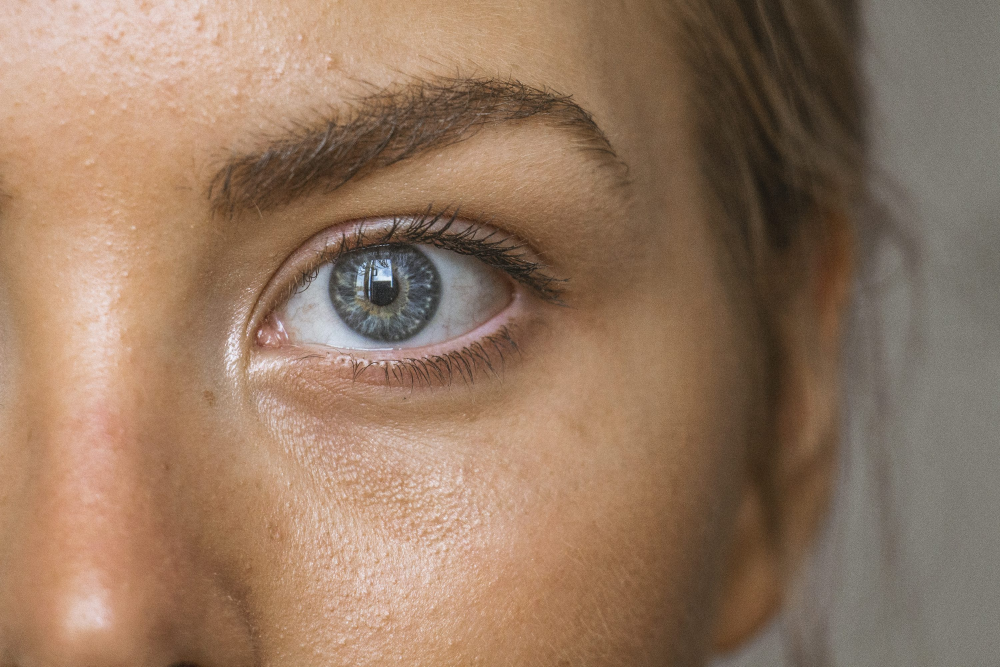
#> input picture img2.jpeg, 3000 x 2000 px (shown at 1/3 size)
$ python v0-4.py
#> lines starting #> are read from the running program, lines starting #| are printed output that depends on the picture; after the words box and inside, x2 and y2 are one past the last pixel; in counts of white or black regions, pixels touching at a corner belong together
# %%
import cv2
import numpy as np
import random
from skimage.transform import radon
import os
# from main import plot_sinogram

from numba import njit


def image_preprocessing(image_path, output_path="temp.png", max_length=1440):
#> called with image_path = 'img2.jpeg', output_path = 'temp.png', max_length = 1440
    img = cv2.imread(image_path, cv2.IMREAD_UNCHANGED)
#> img is the input picture: shape (2000, 3000, 3); mean B, G, R 98.1, 120.1, 148.6
    if img is None:
        raise FileNotFoundError(f"Cannot load '{image_path}'")
    h, w = img.shape[:2]
#> h = 2000; w = 3000
    # 1) center‐crop to square ≤ max_length
    side = min(h, w, max_length)
#> side = 1440
    top, left = (h - side) // 2, (w - side) // 2
#> top = 280; left = 780
    img = img[top : top + side, left : left + side]
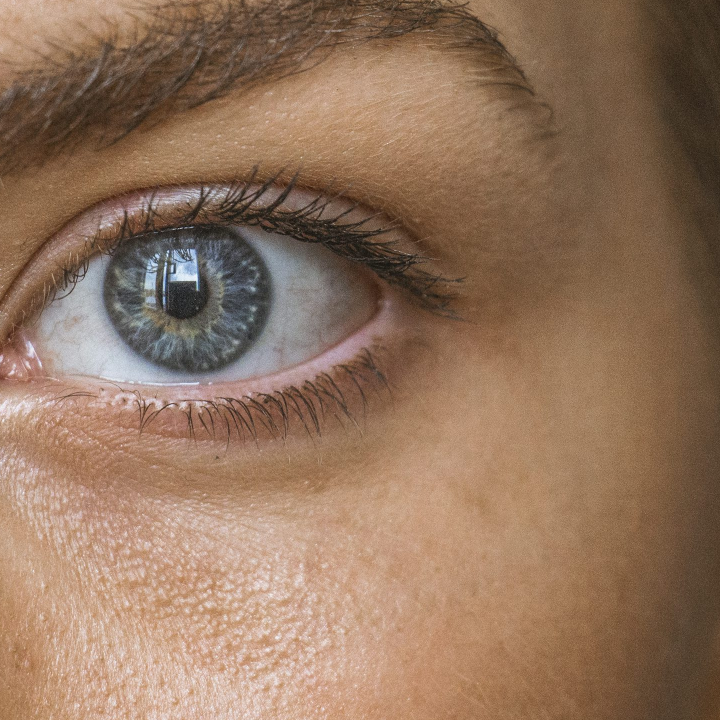
#> img: shape (1440, 1440, 3) (shown at 1/2 size); mean B, G, R 93.6, 116.2, 146.5

    # 2) if the cropped square is smaller than max_length, upscale it;
    #    if it's exactly max_length, this is a no‑op
    img = cv2.resize(img, (max_length, max_length), interpolation=cv2.INTER_AREA)

    gray = cv2.cvtColor(img, cv2.COLOR_BGR2GRAY)
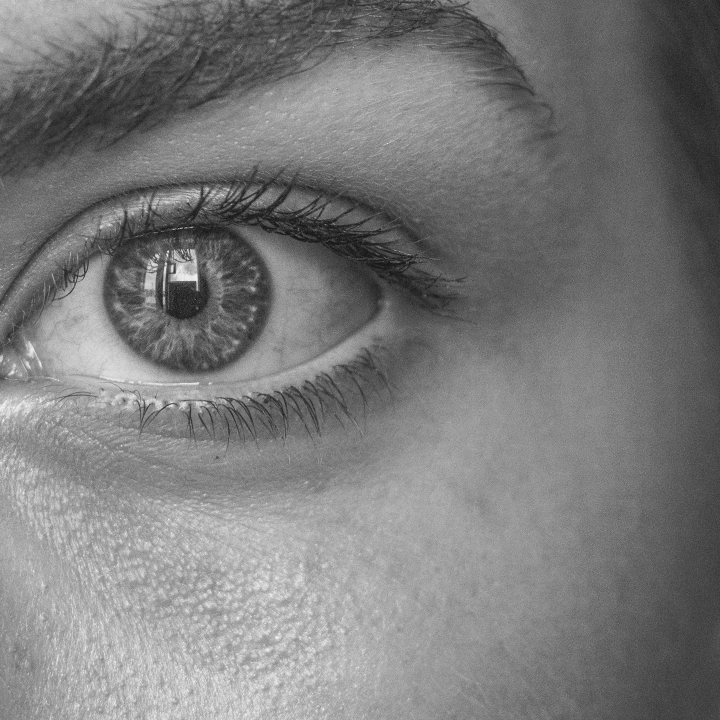
#> gray: shape (1440, 1440) (shown at 1/2 size); min 0, max 251, mean 122.7
    inv = cv2.bitwise_not(gray)
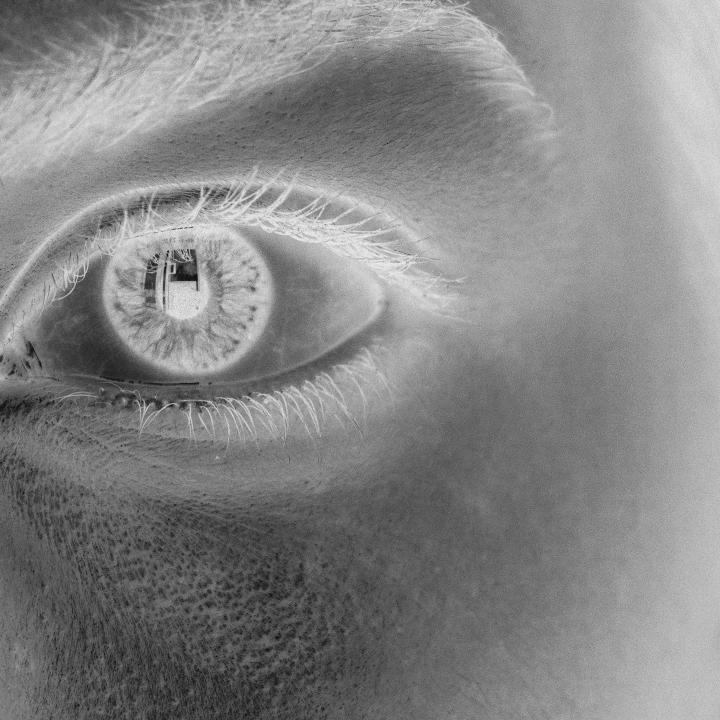
#> inv: shape (1440, 1440) (shown at 1/2 size); min 4, max 255, mean 132.3

    # circular mask
    h, w = inv.shape
#> h = 1440; w = 1440
    center, radius = (w // 2, h // 2), min(w, h) // 2
#> center = (720, 720); radius = 720
    mask = np.zeros_like(inv)
    cv2.circle(mask, center, radius, 255, -1)
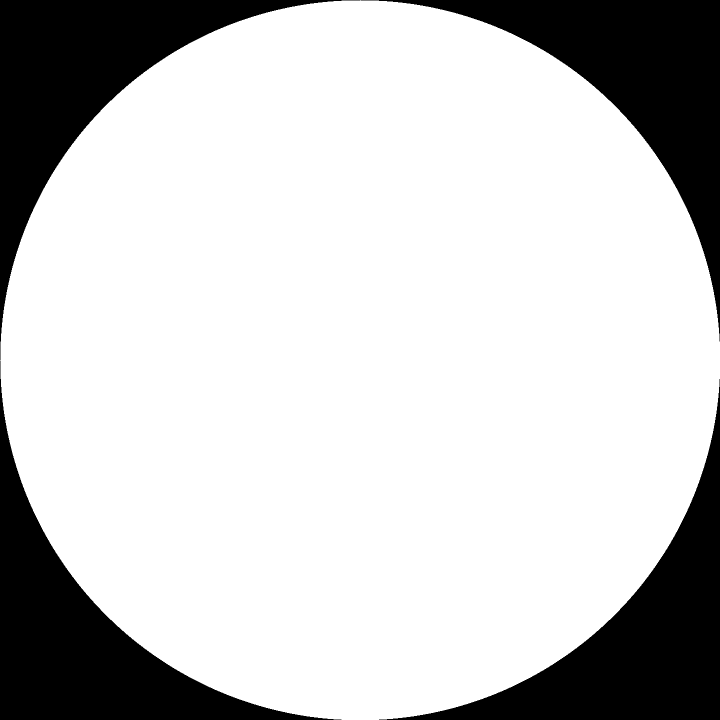
#> mask: shape (1440, 1440) (shown at 1/2 size); 78.5% white; 4 black regions, box (x1, y1, x2, y2) and area: (0, 0, 720, 720) 111997, (721, 0, 1440, 683) 111277, (0, 721, 683, 1440) 111277, (758, 758, 1440, 1440) 110558
    circ = cv2.bitwise_and(inv, mask)
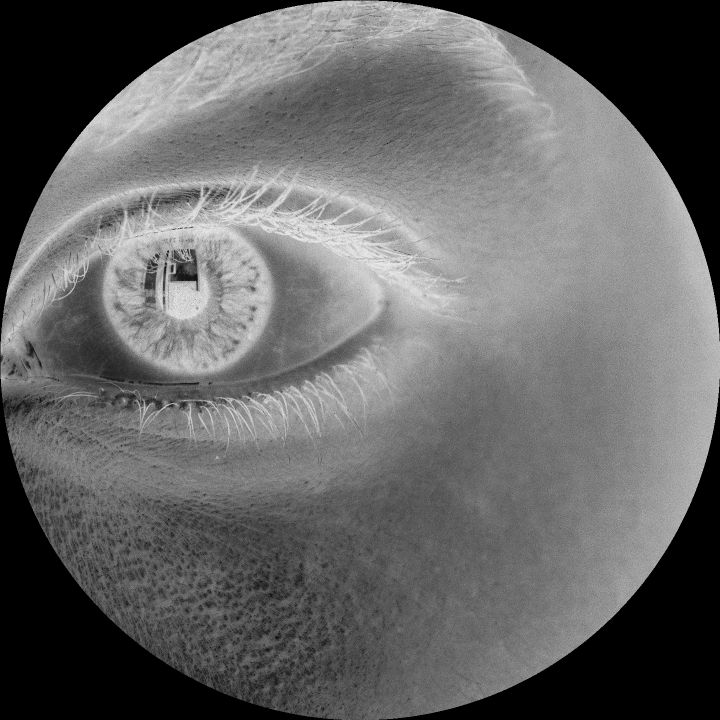
#> circ: shape (1440, 1440) (shown at 1/2 size); min 0, max 255, mean 101.4

    out = cv2.merge([circ, circ, circ])
    cv2.imwrite(output_path, out)
    return circ


# [30 lines left out: functions _compute_raw_transform, string_radon_transform, not called in this run]


def energy(target, rendered, lam, string_count):
    mse = np.mean((target.astype(np.float32) - rendered.astype(np.float32)) ** 2)
    return mse + lam * string_count


# [112 lines left out: functions compute_canvas, generate_strings, not called in this run]


def generate_image(
    input_preprocessed="temp.png",
    output_path="string-art.png",
    string_count=None,
    angular_resolution=16,
    perform_sar=False,
    sa_iterations=30000,
    sa_lam=1e-5,
    sa_temp=5.0,
    sa_cooling=0.995,
    remove_prob=0.3,
    upscale_factor=4,
):
    # --- Load and setup ---
#> called with input_preprocessed = 'temp.png', output_path = 'string-art2.png', string_count = 15000, angular_resolution = 16, perform_sar = False, sa_iterations = 30000, sa_lam = 1e-05, sa_temp = 5
    gray = cv2.imread(input_preprocessed, cv2.IMREAD_GRAYSCALE).astype(np.float32)
#> gray: shape (1440, 1440) float32; min 0, max 255, mean 101.4
    if gray is None:
        raise FileNotFoundError(f"Cannot load '{input_preprocessed}'")
    h, w = gray.shape
#> h = 1440; w = 1440
    center = (w // 2, h // 2)
#> center = (720, 720)
    radius = min(center)
#> radius = 720


    alphas = np.linspace(
        0, 180, angular_resolution * (2 * radius), endpoint=False, dtype=np.float32
    )


    # --- Radon with caching ---
    # Construct a unique cache key based on image path, resolution, and radius

    cache_file = os.path.join( "cache_radon.npz")
    if os.path.exists(cache_file):
        data = np.load(cache_file)
        sinogram = data["sinogram"]
        print(f"Loaded sinogram from cache: {cache_file}")
    else:
        print("Computing Radon transform and caching...")

#> (the run stopped early here; a loop or call above may not have finished)
